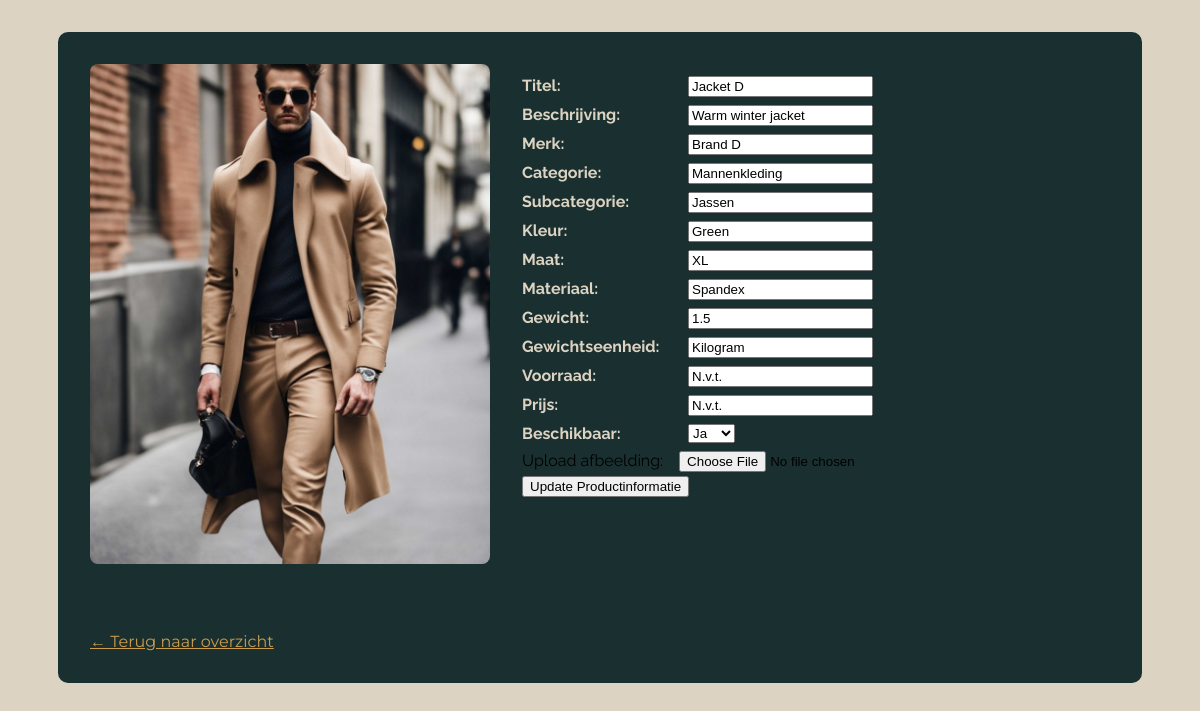
Screenshot of /admin/product.php?id=4 with the database file from the repository.
### tables this page shows
CREATE TABLE
    `Articles` (
        `ArticleID` INT NOT NULL AUTO_INCREMENT PRIMARY KEY,
        `Name` VARCHAR(50),
        `Size` VARCHAR(10),
        `Weight` FLOAT,
        `WeightUnit` ENUM ('Gram', 'Kilogram'),
        `Color` VARCHAR(20),
        `Description` TEXT,
        `Image` BLOB,
        `Category` ENUM ('Accessoires', 'Mannenkleding', 'Vrouwenkleding'),
        `SubCategory` ENUM (
            'Jurken',
            'T-Shirts',
            'Broeken',
            'Jassen',
            'Schoenen'
        ),
        `Material` ENUM (
            'Acryl',
            'Zijde',
            'Jute',
            'Katoen',
            'Linnen',
            'Spandex'
        ),
        `Brand` VARCHAR(50) NOT NULL,
        `Availability` BOOLEAN DEFAULT FALSE
    );

### public_html/admin/product.php (called while the page is built, shortened)
<?php
$data = require_once '../../project_root/Controllers/product_detail_controller.php';
extract($data);
require_once 'views/product_detail_view.php';

### project_root/Controllers/product_detail_controller.php (called while the page is built, shortened)
<?php
require_once __DIR__ . '/../repositories/ArticlesRepository.php';
$db = new Database();
$pdo = $db->getConnection();
$articlesRepo = new ArticlesRepository($pdo);
$id = (int) ($_GET['id'] ?? 0);
$artikel = $articlesRepo->findById($id);
$categorieClass = strtolower(str_replace(' ', '-', $artikel->getArticleCategory()));
return [
    'artikel' => $artikel,
    'categorieClass' => $categorieClass
];

### project_root/repositories/ArticlesRepository.php (called while the page is built, shortened)
<?php
require_once __DIR__ . '/../Models/Articles.php';
class ArticlesRepository
{
    private $pdo;
    public function __construct(PDO $pdo)
    {
        $this->pdo = $pdo;
    }
    public function findById(int $id): ?Articles
    {
        $stmt = $this->pdo->prepare("SELECT * FROM articles WHERE ArticleID = :id");
        $stmt->execute(['id' => $id]);
        $row = $stmt->fetch(PDO::FETCH_ASSOC);
        if ($row) {
            return new Articles(
                $row['ArticleID'],
                $row['Name'],
                $row['Size'],
                (float) $row['Weight'],
                $row['WeightUnit'],
                $row['Color'],
                $row['Description'],
                $row['Image'],
                $row['Category'],
                $row['SubCategory'],
                $row['Material'],
                $row['Brand'],
                (bool) $row['Availability']
            );
        }
        return null;
    }
}

### project_root/Models/Articles.php (called while the page is built, shortened)
<?php
class Articles
{
    private int $articleID;
    private string $articleName;
    private string $size;
    private float $weight;
    private string $weightUnit;
    private string $color;
    private string $articleDescription;
    private ?string $articleImagePath;
    private string $articleCategory;
    private string $articleSubCategory;
    private string $articleMaterial;
    private string $articleBrand;
    private bool $articleAvailability;
    public function __construct(int $articleID, string $articleName, string $size, float $weight, string $weightUnit, string $color, string $articleDescription, ?string $articleImagePath, string $articleCategory, string $articleSubCategory, string $articleMaterial, string $articleBrand, bool $articleAvailability, $crudModel = null)
    {
        $this->articleID = $articleID;
        $this->articleName = $articleName;
        $this->size = $size;
        $this->weight = $weight;
        $this->weightUnit = $weightUnit;
        $this->color = $color;
        $this->articleDescription = $articleDescription;
        $this->articleImagePath = $articleImagePath;
        $this->articleCategory = $articleCategory;
        $this->articleSubCategory = $articleSubCategory;
        $this->articleMaterial = $articleMaterial;
        $this->articleBrand = $articleBrand;
        $this->articleAvailability = $articleAvailability;
    }
    public function getImageUrl(): string
    {
            return 'Images/productImages/' . $this->articleID . '.jpg';
    }
    public function imageExists(): bool {
    $serverPath = __DIR__ . '/../../public_html/Images/productImages/' . $this->articleID . '.jpg';
    return file_exists($serverPath);
    }
    public function createAssociativeArray(){
        $articlesArray = array(
            'ArticleID' => $this->articleID,
            'Name' => $this->articleName,
            'Size' => $this->size,
            'Weight' => $this->weight,
            'WeightUnit' => $this->weightUnit,
            'Color' => $this->color,
            'Description' => $this->articleDescription,
            'Image' => $this->articleImagePath,
            'Category' => $this->articleCategory,
            'SubCategory' => $this->articleSubCategory,
            'Material' => $this->articleMaterial,
            'Brand' => $this->articleBrand,
            'Availability' => $this->articleAvailability
        );
        return $articlesArray;
    }
    public function getArticleName() { return $this->articleName; }
    public function getWeight() { return $this->weight; }
    public function getWeightUnit() { return $this->weightUnit; }
    public function getColor() { return $this->color; }
    public function getSize() { return $this->size; }
    public function getArticleDescription() { return $this->articleDescription; }
    public function getArticleCategory() { return $this->articleCategory; }
    public function getArticleSubCategory() { return $this->articleSubCategory; }
    public function getArticleMaterial() { return $this->articleMaterial; }
    public function getArticleBrand() { return $this->articleBrand; }
    public function getArticleAvailability() { return $this->articleAvailability; }
}
?>

### project_root/Helpers/ViewHelper.php (called while the page is built, shortened)
<?php
class ViewHelper
{
    public static function e($value): string
    {
        return htmlspecialchars((string)$value, ENT_QUOTES, 'UTF-8');
    }
}

### public_html/admin/views/product_detail_view.php (the view, shortened to what this page needs)
<?php
require_once __DIR__ . '/../../../project_root/Helpers/ViewHelper.php';
?>
<!DOCTYPE html>
<html lang="nl">
<head>
   <link rel="stylesheet" href="../../public_html/css/styles.css">
   <link rel="stylesheet" href="../../public_html/css/product.css">
</head>
<body>
<main>
    <div class="product-detail-container <?= $categorieClass; ?>">
    <div class="product-detail-layout">
        <div class="product-detail-image">
            <?php if ($artikel->imageExists()): ?>
                <img src="../../public_html/<?= $artikel->getImageUrl(); ?>" alt="Afbeelding van <?= htmlspecialchars($artikel->getArticleName()); ?>">
            <?php else: ?>
                <img src="Images/placeholder.jpg" alt="Geen afbeelding beschikbaar">
            <?php endif; ?>
        </div>
        <form action="../../project_root/Controllers/product_update_controller.php" method="post" enctype="multipart/form-data">
        <ul class="product-attributes">
            <li><input type="hidden" id="productID" name="productID" value="<?= ViewHelper::e($artikel->getArticleID()); ?>"></li>
            <li><div class="attr-label">Titel:</div><input type="text" id="productName" name="productName" value="<?= ViewHelper::e($artikel->getArticleName()); ?>" required></li>
            <li><div class="attr-label">Beschrijving:</div><input type="text" id="productDescription" name="productDescription" value="<?= ViewHelper::e($artikel->getArticleDescription()); ?>" required></li>
            <li><div class="attr-label">Merk:</div><input type="text" id="productBrand" name="productBrand" value="<?= ViewHelper::e($artikel->getArticleBrand()); ?>" required></li>
            <li><div class="attr-label">Categorie:</div><input type="text" id="productCategory" name="productCategory" value="<?= ViewHelper::e($artikel->getArticleCategory()); ?>" required></li>
            <li><div class="attr-label">Subcategorie:</div><input type="text" id="productSubCategory" name="productSubCategory" value="<?= ViewHelper::e($artikel->getArticleSubCategory()); ?>" required></li>
            <li><div class="attr-label">Kleur:</div><input type="text" id="productColor" name="productColor" value="<?= ViewHelper::e($artikel->getColor()); ?>" required></li>
            <li><div class="attr-label">Maat:</div><input type="text" id="productSize" name="productSize" value="<?= ViewHelper::e($artikel->getSize()); ?>" required></li>
            <li><div class="attr-label">Materiaal:</div><input type="text" id="productMaterial" name="productMaterial" value="<?= ViewHelper::e($artikel->getArticleMaterial()); ?>" required></li>
            <li><div class="attr-label">Gewicht:</div><input type="text" id="productWeight" name="productWeight" value="<?= ViewHelper::e($artikel->getWeight()); ?>" required></li>
            <li><div class="attr-label">Gewichtseenheid:</div><input type="text" id="productWeightUnit" name="productWeightUnit" value="<?= ViewHelper::e($artikel->getWeightUnit()); ?>" required></li>
            <li><div class="attr-label">Voorraad:</div><input type="text" id="productStock" name="productStock" value="<?= method_exists($artikel, 'getQuantityOfStock') ? ViewHelper::e($artikel->getQuantityOfStock()) : 'N.v.t.'; ?>" required></li>
            <li><div class="attr-label">Prijs:</div><input type="text" id="productPrice" name="productPrice" value="<?= method_exists($artikel, 'getPrice') ? '€' . number_format($artikel->getPrice(), 2, ',', '.') : 'N.v.t.'; ?>" required></li>
            <li><div class="attr-label">Beschikbaar:</div>
                <select id="productAvailability" name="productAvailability" required>
                    <option value="1" <?= $artikel->getArticleAvailability() ? 'selected' : ''; ?>>Ja</option>
                </select>
            </li>
            <li><label for="file">Upload afbeelding:</label>
            <input type="file" name="imagePath" id="file" accept="image/jpeg"></li>
        </ul>
        <button type="submit" name="update">Update Productinformatie</button>
        </form>
        <a href="products.php" class="back-link">← Terug naar overzicht</a>
        </div>
    </div>
</main>
</body>
</html>

### public_html/css/styles.css (style rules this page uses)
body { margin: auto; background-color: #142227; }

### public_html/css/product.css (style rules this page uses)
body { margin: auto; background-color: #dcd3c2; }
.product-detail-container { width: 85%; margin: 2rem auto; padding: 2rem; background-color: #1a3030; border-radius: 10px; }
.product-detail-layout { display: flex; flex-wrap: wrap; gap: 2rem; }
.product-detail-image img { max-width: 400px; width: 100%; border-radius: 8px; }
.back-link { display: inline-block; margin-top: 2rem; color: #cc9c4e; font-family: "Montserrat", sans-serif; }
.product-attributes { list-style: none; padding: 0; margin: 0; }
.product-attributes li { display: flex; padding: 4px 0; font-family: "Raleway", sans-serif; gap: 1rem; align-items: flex-start; }
.attr-label { flex: 0 0 150px; font-weight: bold; color: #dcd3c2; }

### rows the page displays
articles: productName "Jacket D", productDescription "Warm winter jacket", productBrand "Brand D", productCategory "Mannenkleding", productSubCategory "Jassen", productColor "Green", productSize "XL", productMaterial "Spandex", productWeight "1.5", productWeightUnit "Kilogram"
